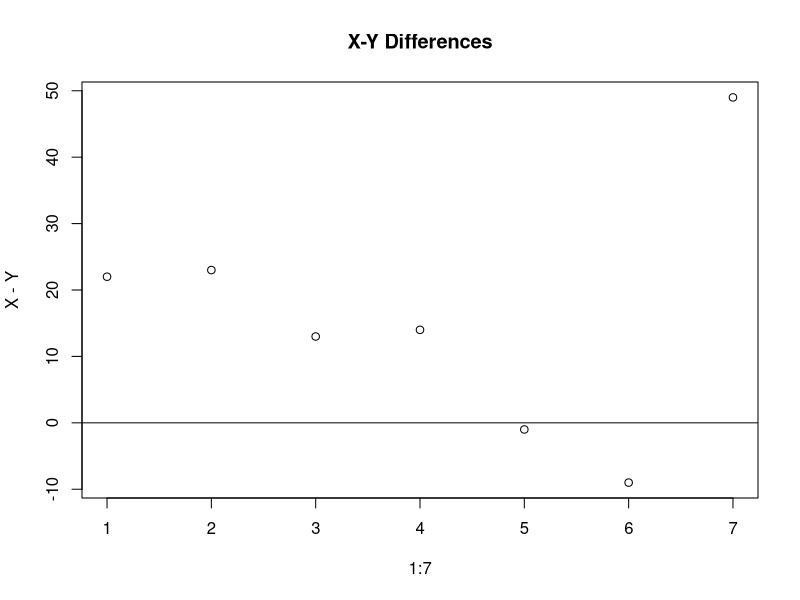
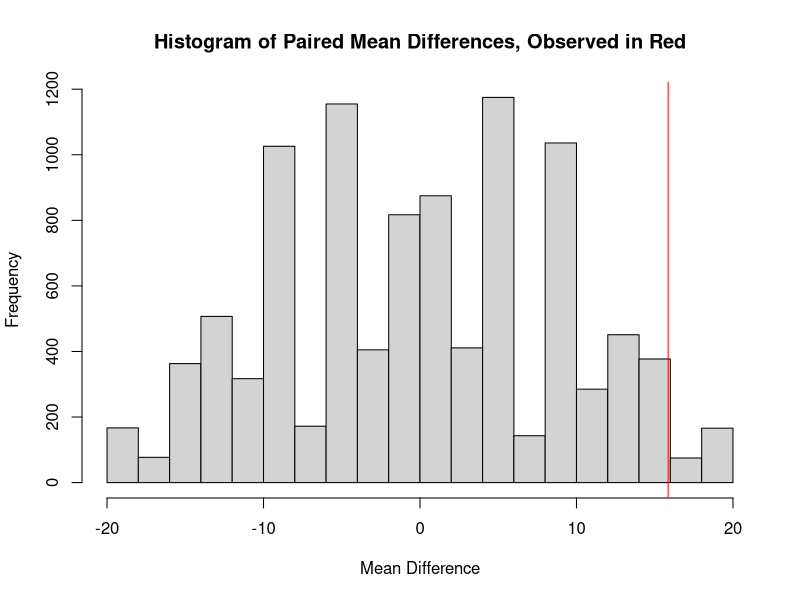

The R script that drew these images, in order:
X = c(35, 38, 32, 39, 80, 5, 55)
Y = c(13, 15, 19, 25, 81, 14, 6)
plot(1:7, X-Y, main="X-Y Differences")
abline(h = 0)

#H0: mu_X - mu_Y = 0
#HA: mu_X - mu_Y > 0

#Homemade Monte Carlo permutation test.
Paired.Permutation.Test = function(X,Y, nsim=1E3){
  #Takes two paired samples X and Y, then randomly flips the signs of 
  #the differences. Returns the mean differences of each flipped sample.
  n = length(X)
  if(length(Y) != n) stop("Length of X and Y must be equal.")
  diffs = X-Y
  signs = matrix(sample(c(-1,1), size = nsim*n, replace=TRUE), nrow=nsim, ncol=n)
  simMeans = sapply(1:nsim, function(r) mean(diffs * signs[r, ] ))
  hist(simMeans, main="Histogram of Paired Mean Differences, Observed in Red", xlab="Mean Difference")
  abline(v=mean(diffs), col='red')
  simMeans
}
sim = Paired.Permutation.Test(X, Y, nsim=1E4)
meanDiff = mean(X) - mean(Y)
mean(sim >= meanDiff)

#Another permutation test.
library(exactRankTests)
perm.test(X, Y, paired=TRUE, alternative = "greater")

#By Wilcoxon Signed Rank Test.
wilcox.test(X, Y, paired = TRUE, alternative = "greater")
